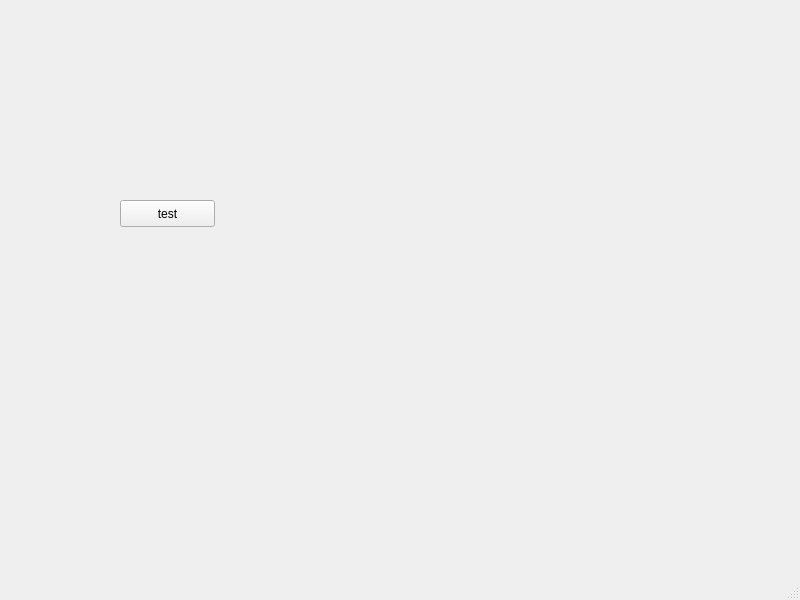
<?xml version="1.0" encoding="UTF-8"?>
<ui version="4.0">
 <class>MainWindow</class>
 <widget class="QMainWindow" name="MainWindow">
  <property name="geometry">
   <rect>
    <x>0</x>
    <y>0</y>
    <width>800</width>
    <height>600</height>
   </rect>
  </property>
  <property name="windowTitle">
   <string>MainWindow</string>
  </property>
  <widget class="QWidget" name="centralwidget">
   <widget class="QPushButton" name="pushButton">
    <property name="geometry">
     <rect>
      <x>120</x>
      <y>200</y>
      <width>95</width>
      <height>27</height>
     </rect>
    </property>
    <property name="text">
     <string>test</string>
    </property>
   </widget>
  </widget>
  <widget class="QMenuBar" name="menubar">
   <property name="geometry">
    <rect>
     <x>0</x>
     <y>0</y>
     <width>800</width>
     <height>25</height>
    </rect>
   </property>
  </widget>
  <widget class="QStatusBar" name="statusbar"/>
 </widget>
 <resources/>
 <connections/>
</ui>
